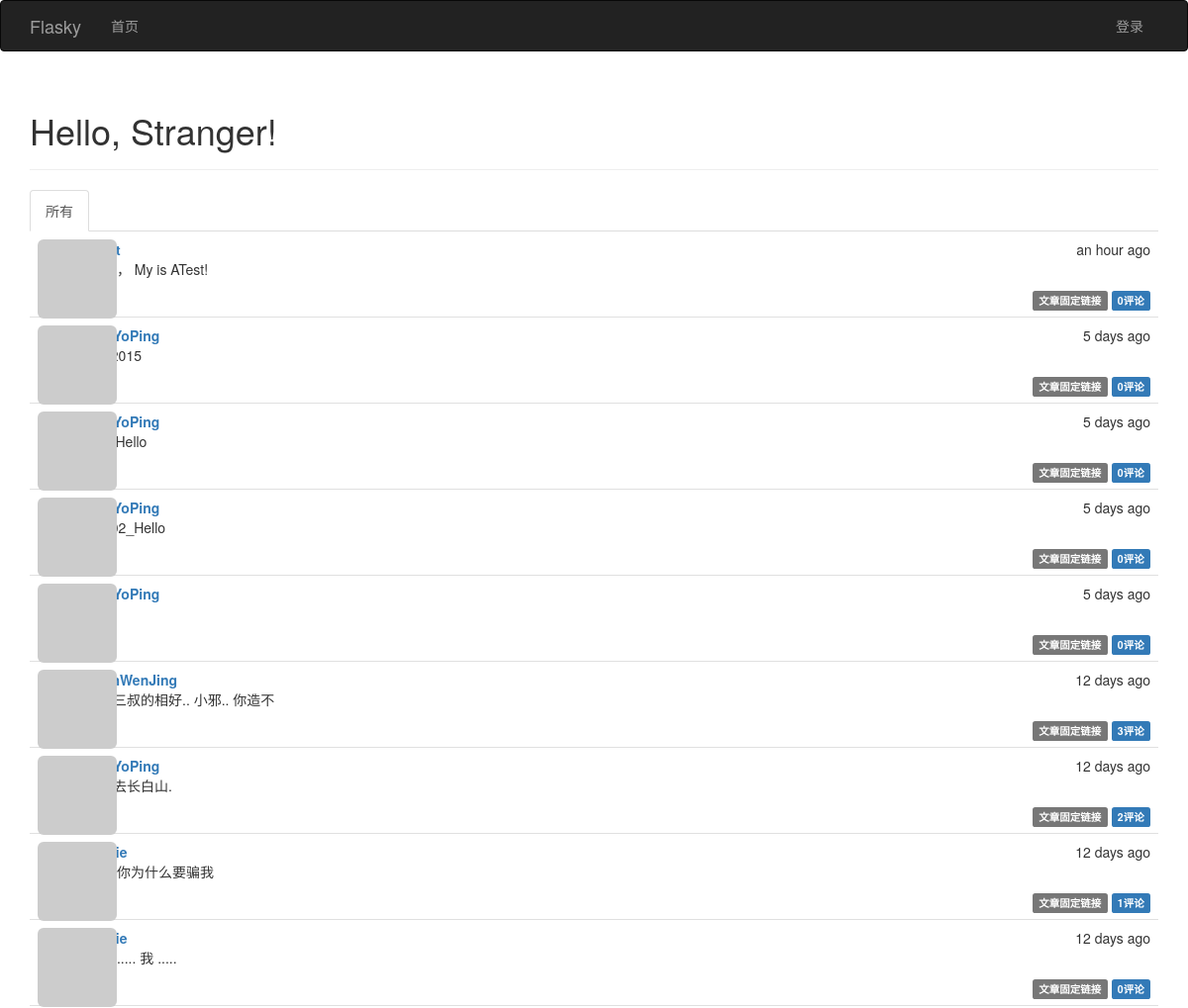
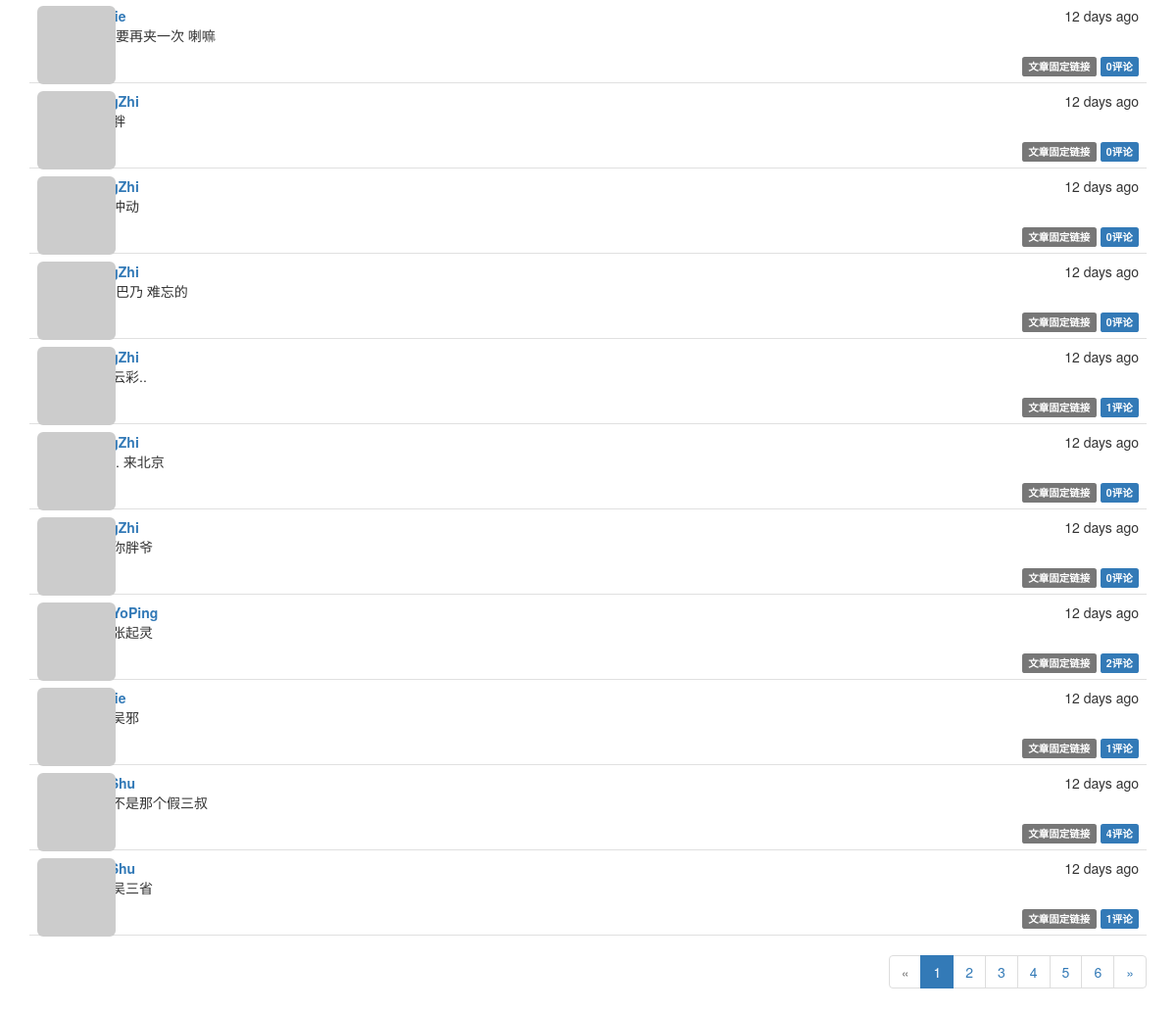
The page / on the database its author committed (2 pictures, top to bottom).
### app/models.py (models this page shows, shortened)
class Post(db.Model):
              __tablename__ = 'posts'  #表名: posts
              id = db.Column(db.Integer, primary_key=True)  #列名： 文章id
              body = db.Column(db.Text)                     #列名:  文章内容
              timestamp = db.Column(db.DateTime, index=True, default=datetime.utcnow) #列名：时间戳
              author_id = db.Column(db.Integer, db.ForeignKey('users.id'))     #作者id 链接到users表的id
              body_html = db.Column(db.Text)      #列名: 博客文章HTML代码缓存（处理Markdown文本）
              comments = db.relationship('Comment', backref='post', lazy='dynamic')
              ''' 使用: python manage.py shell
                        Post.generate_fake(100)
              '''

class User(UserMixin, db.Model):
              __tablename__ = 'users'                                       #表名 users
              id = db.Column(db.Integer, primary_key=True)                  #列名 id
              email = db.Column(db.String(64), unique=True, index=True)     #列名 email （用户使用电子邮件进行登录）
              username = db.Column(db.String(64), unique=True, index=True)  #列名 username
              role_id = db.Column(db.Integer, db.ForeignKey('roles.id'))
              password_hash = db.Column(db.String(128))                     #列名: 密码哈希散列
              confirmed = db.Column(db.Boolean, default=False)              #列名: 注册用户确认 (1表示已验证, 0表示没有验证)
              name = db.Column(db.String(64))                               #列名: 真实姓名
              location = db.Column(db.String(64))                           #列名: 所在地
              about_me = db.Column(db.Text())                               #列名: 自我介绍
              member_since = db.Column(db.DateTime(), default=datetime.utcnow)  #列名: 注册日期
              last_seen = db.Column(db.DateTime(), default=datetime.utcnow)     #列名: 最后访问日期
              avatar_hash = db.Column(db.String(32))  #Gravatar头像生成的MD5值
              posts = db.relationship('Post', backref='author', lazy='dynamic') #外链到posts文章表
              followed = db.relationship('Follow',
                                         foreign_keys=[Follow.follower_id],             #foreign_keys参数指定外键,防止外键间的歧义
                                         backref=db.backref('follower', lazy='joined'), #lazy='joined'  加载记录,但使用联结
                                         lazy='dynamic',                                #lazy='dynamic' 不加载记录，但提供加载记录的查询
                                         cascade='all, delete-orphan')                  #启用所有默认层叠选项,而且删除孤儿记录
              followers = db.relationship('Follow',
                                          foreign_keys=[Follow.followed_id],
                                          backref=db.backref('followed', lazy='joined'),
                                          lazy='dynamic',
                                          cascade='all, delete-orphan')
              comments = db.relationship('Comment', backref='author', lazy='dynamic')
              @property  #@property作用是将方法函数变成了属性
              def password(self):
                            '''  password的只读属性(如果试图读取password属性的值,则会返回错误)  '''
                            raise AttributeError('password is not a readable attribute')
              def gravatar(self, size=100, default='identicon', rating='g'):
                            if request.is_secure:
                                          url = 'https://secure.gravatar.com/avatar'
                            else:
                                          url = 'http://www.gravatar.com/avatar'
                            hash = self.avatar_hash or hashlib.md5(self.email.encode('utf-8')).hexdigest()
                            return '{url}/{hash}?s={size}&d={default}&r={rating}'.format(url=url, hash=hash, size=size, default=default, rating=rating)
              ''' 使用: python manage.py shell
                       User.generate_fake(100)
              '''

### app/main/views.py (the view)
@main.route('/', methods=['GET', 'POST'])
def index():
    form = PostForm()
    if current_user.can(Permission.WRITE_ARTICLES) and form.validate_on_submit():
        post = Post(body=form.body.data, author=current_user._get_current_object())
        db.session.add(post)
        return redirect(url_for('.index'))
    page = request.args.get('page', 1, type=int)
    show_followed = False  #默认显示所有文章
    if current_user.is_authenticated():
        show_followed = bool(request.cookies.get('show_followed', ''))
    if show_followed:
        query = current_user.followed_posts #限制只显示所关注用户的文章
    else:
        query = Post.query  #显示所有文章
    pagination = query.order_by(Post.timestamp.desc()).paginate(page, per_page=current_app.config['FLASKY_POSTS_PER_PAGE'], error_out=False)
    posts = pagination.items
    return render_template('index.html', form=form, posts=posts, show_followed=show_followed, pagination=pagination)

### app/auth/views.py (called while the page is built)
@auth.before_app_request
def before_request():
              ''' 2.更新已登录用户的访问时间 '''
              if current_user.is_authenticated():
                            current_user.ping()   #更新已登录用户的访问时间
                            if not current_user.confirmed \
                               and request.endpoint[:5] != 'auth.' \
                               and request.endpoint != 'static':
                                          return redirect(url_for('auth.unconfirmed'))

### app/main/__init__.py (called while the page is built)
@main.app_context_processor
def inject_permissions():
              return dict(Permission=Permission)

### app/main/views.py (called while the page is built)
@main.after_app_request
def after_request(response):
    for query in get_debug_queries():
        if query.duration >= current_app.config['FLASKY_SLOW_DB_QUERY_TIME']:
            current_app.logger.warning(
                'Slow query: %s\nParameters: %s\nDuration: %fs\nContext: %s\n'
                % (query.statement, query.parameters, query.duration,
                   query.context))
    return response

### app/models.py (called while the page is built)
              def can(self, permissions):
                            return False

              def is_administrator(self):
                            return False

### app/templates/index.html (shortened to what this page needs)
{% extends "base.html" %}
{% import "bootstrap/wtf.html" as wtf %}
{% import "_macros.html" as macros %}
{% block page_content %}
<div class="page-header">
    <h1>Hello, {% if current_user.is_authenticated() %}{{ current_user.username }}{% else %}Stranger{% endif %}!</h1>
</div>
<div class="post-tabs">
    <ul class="nav nav-tabs">
        <li{% if not show_followed %} class="active"{% endif %}><a href="{{ url_for('.show_all') }}">所有</a></li>
    </ul>
    {% include '_posts.html' %}
</div>
{% if pagination %}
<div class="pagination">
    {{ macros.pagination_widget(pagination, '.index') }}
</div>
{% endif %}
{% endblock %}

### app/templates/_posts.html (shortened to what this page needs)
<ul class="posts">
{% for post in posts %}
<li class="post">
   <div class="post-thumbnail">
      <a href="{{ url_for('.user', username=post.author.username) }}">
      <img class="img-rounded profile-thumbnail" src="{{ post.author.gravatar(size=40) }}">
      </a>
   </div>
  <div class="post-content">
    <div class="post-date">{{ moment(post.timestamp).fromNow() }}</div>
    <div class="post-author"><a href="{{ url_for('.user', username=post.author.username) }}">{{ post.author.username }}</a></div>
    <div class="post-body">
    {% if post.body_html %}
        {{ post.body_html | safe }}
    {% else %}
        {{ post.body }}
    {% endif %}
    </div>
    <div class="post-footer">
    <a href="{{ url_for('.post', id=post.id) }}">
    <span class="label label-default">文章固定链接</span>
    </a>
    <a href="{{ url_for('.post', id=post.id) }}#comments">
    <span class="label label-primary">{{ post.comments.count()}}评论</span>
    </a>
    </div>
  </div>
</li>
{% endfor %}
</ul>

### app/static/styles.css (style rules this page uses)
.profile-thumbnail { position: absolute; }
ul.posts { list-style-type: none; padding: 0px; margin: 16px 0px 0px 0px; border-top: 1px solid #e0e0e0; }
ul.posts li.post { padding: 8px; border-bottom: 1px solid #e0e0e0; }
div.post-date { float: right; }
div.post-author { font-weight: bold; }
div.post-thumbnail { position: absolute; }
div.post-content { margin-left: 48px; min-height: 48px; }
div.post-footer { text-align: right; }
div.pagination { width: 100%; text-align: right; padding: 0px; margin: 0px; }
div.post-tabs { margin-top: 16px; }
div.post-tabs ul.posts { margin: 0px; border-top: none; }

### rows shown on the page
Post: timestamp "an hour ago", body_html "Hello， My is ATest!", comments.count "0"
Post: timestamp "5 days ago", author.username "MenYoPing", comments.count "0"
Post: timestamp "5 days ago", author.username "MenYoPing", comments.count "0"
Post: timestamp "5 days ago", author.username "MenYoPing", body_html "Test02_Hello", comments.count "0"
Post: timestamp "5 days ago", author.username "MenYoPing", comments.count "0"
Post: timestamp "12 days ago", author.username "ChenWenJing", body_html "我是三叔的相好.. 小邪.. 你造不", comments.count "3"
Post: timestamp "12 days ago", author.username "MenYoPing", body_html "我要去长白山.", comments.count "2"
Post: timestamp "12 days ago", body_html "三叔 你为什么要骗我", comments.count "1"
Post: timestamp "12 days ago", body_html "潘子 ..... 我 .....", comments.count "0"
Post: timestamp "12 days ago", body_html "胖子 要再夹一次 喇嘛", comments.count "0"
Post: timestamp "12 days ago", comments.count "0"
Post: timestamp "12 days ago", comments.count "0"
Post: timestamp "12 days ago", body_html "广西 巴乃 难忘的", comments.count "0"
Post: timestamp "12 days ago", comments.count "1"
Post: timestamp "12 days ago", body_html "哈哈.. 来北京", comments.count "0"
Post: timestamp "12 days ago", body_html "我是你胖爷", comments.count "0"
Post: timestamp "12 days ago", author.username "MenYoPing", body_html "我是张起灵", comments.count "2"
Post: timestamp "12 days ago", comments.count "1"
Post: timestamp "12 days ago", body_html "我是不是那个假三叔", comments.count "4"
Post: timestamp "12 days ago", body_html "我是吴三省", comments.count "1"

### other values the page prints
{{ p }} "1"
{{ p }} "2" "3" "4" "5" "6"
